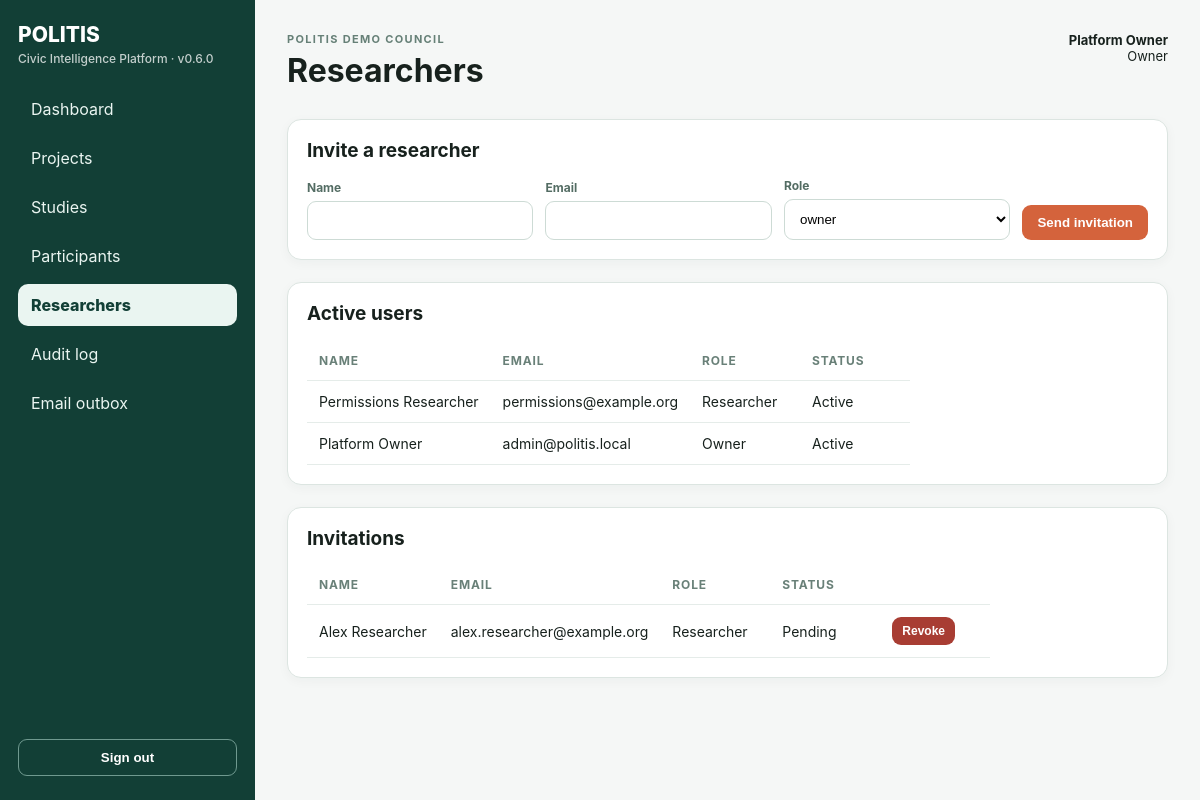
The app's page /researchers (signed in) with its own data.
### app/models.py (models this page shows)
class Organisation(Base):
    __tablename__ = "organisations"
    id: Mapped[int] = mapped_column(primary_key=True)
    name: Mapped[str] = mapped_column(String(200), unique=True)
    slug: Mapped[str] = mapped_column(String(100), unique=True)
    created_at: Mapped[datetime] = mapped_column(DateTime(timezone=True), default=utcnow)
    users: Mapped[list[User]] = relationship(back_populates="organisation")

class User(Base):
    __tablename__ = "users"
    __table_args__ = (UniqueConstraint("organisation_id", "email"),)
    id: Mapped[int] = mapped_column(primary_key=True)
    organisation_id: Mapped[int] = mapped_column(ForeignKey("organisations.id"), index=True)
    name: Mapped[str] = mapped_column(String(120))
    email: Mapped[str] = mapped_column(String(255), index=True)
    password_hash: Mapped[str | None] = mapped_column(String(255), nullable=True)
    external_provider: Mapped[str | None] = mapped_column(String(40), nullable=True, index=True)
    external_subject: Mapped[str | None] = mapped_column(String(255), nullable=True, index=True)
    last_login_at: Mapped[datetime | None] = mapped_column(DateTime(timezone=True), nullable=True)
    role: Mapped[str] = mapped_column(String(30), default=Role.researcher.value)
    is_active: Mapped[bool] = mapped_column(Boolean, default=True)
    created_at: Mapped[datetime] = mapped_column(DateTime(timezone=True), default=utcnow)
    organisation: Mapped[Organisation] = relationship(back_populates="users")

class Invitation(Base):
    __tablename__ = "invitations"
    id: Mapped[int] = mapped_column(primary_key=True)
    organisation_id: Mapped[int] = mapped_column(ForeignKey("organisations.id"), index=True)
    email: Mapped[str] = mapped_column(String(255))
    name: Mapped[str] = mapped_column(String(120))
    role: Mapped[str] = mapped_column(String(30))
    token_hash: Mapped[str] = mapped_column(String(255), unique=True)
    expires_at: Mapped[datetime] = mapped_column(DateTime(timezone=True))
    accepted_at: Mapped[datetime | None] = mapped_column(DateTime(timezone=True), nullable=True)
    revoked_at: Mapped[datetime | None] = mapped_column(DateTime(timezone=True), nullable=True)
    invited_by_id: Mapped[int] = mapped_column(ForeignKey("users.id"))
    created_at: Mapped[datetime] = mapped_column(DateTime(timezone=True), default=utcnow)

### app/main.py (the view)
@app.get("/researchers",response_class=HTMLResponse)
def researchers(request:Request,u=Depends(roles("owner","admin")),db:Session=Depends(get_db)):
    users=db.scalars(select(User).where(User.organisation_id==u.organisation_id).order_by(User.name)).all(); invs=db.scalars(select(Invitation).where(Invitation.organisation_id==u.organisation_id).order_by(Invitation.created_at.desc())).all(); return render(request,"researchers.html",user=u,users=users,invitations=invs,roles=[x.value for x in Role])

### app/templates/researchers.html
{% extends "base.html" %}{% block title %}Researchers{% endblock %}{% block content %}<div class="card"><h2>Invite a researcher</h2><form method="post" action="/researchers/invite" class="row"><div class="field"><label>Name</label><input name="name" required></div><div class="field"><label>Email</label><input name="email" type="email" required></div><div class="field"><label>Role</label><select name="role">{% for r in roles %}<option>{{ r }}</option>{% endfor %}</select></div><button>Send invitation</button></form></div><div class="section card"><h2>Active users</h2><table class="table"><thead><tr><th>Name</th><th>Email</th><th>Role</th><th>Status</th></tr></thead><tbody>{% for x in users %}<tr><td>{{ x.name }}</td><td>{{ x.email }}</td><td>{{ x.role|title }}</td><td>{{ 'Active' if x.is_active else 'Disabled' }}</td></tr>{% endfor %}</tbody></table></div><div class="section card"><h2>Invitations</h2><table class="table"><thead><tr><th>Name</th><th>Email</th><th>Role</th><th>Status</th><th></th></tr></thead><tbody>{% for i in invitations %}<tr><td>{{ i.name }}</td><td>{{ i.email }}</td><td>{{ i.role|title }}</td><td>{% if i.accepted_at %}Accepted{% elif i.revoked_at %}Revoked{% else %}Pending{% endif %}</td><td>{% if not i.accepted_at and not i.revoked_at %}<form method="post" action="/invitations/{{ i.id }}/revoke"><button class="mini danger" data-confirm="Revoke this invitation?">Revoke</button></form>{% endif %}</td></tr>{% else %}<tr><td colspan="5" class="empty">No invitations sent.</td></tr>{% endfor %}</tbody></table></div>{% endblock %}

### app/templates/base.html (shortened to what this page needs)
<!doctype html>
<html lang="en">
<head>
  <link rel="stylesheet" href="/static/app.css">
</head>
<body>
{% if user %}
<div class="shell">
  <aside class="sidebar">
    <div class="brand">POLITIS<small>Civic Intelligence Platform · v{{ version }}</small></div>
    <nav class="nav" aria-label="Primary navigation">
      <a class="{% if request.url.path == '/' %}active{% endif %}" href="/">Dashboard</a>
      <a class="{% if request.url.path.startswith('/projects') %}active{% endif %}" href="/projects">Projects</a>
      <a class="{% if request.url.path.startswith('/studies') %}active{% endif %}" href="/studies">Studies</a>
      <a class="{% if request.url.path.startswith('/participants') %}active{% endif %}" href="/participants">Participants</a>
      {% if user.role in ['owner','admin'] %}
      <a class="{% if request.url.path.startswith('/researchers') %}active{% endif %}" href="/researchers">Researchers</a>
      <a class="{% if request.url.path.startswith('/audit') %}active{% endif %}" href="/audit">Audit log</a>
      <a class="{% if request.url.path.startswith('/outbox') %}active{% endif %}" href="/outbox">Email outbox</a>
      {% endif %}
    </nav>
    <form method="post" action="/logout"><button class="ghost" type="submit">Sign out</button></form>
  </aside>
  <main class="main" id="main-content" tabindex="-1">
    <div class="top">
      <div><div class="eyebrow">{{ user.organisation.name }}</div><h1>{% block title %}{% endblock %}</h1></div>
      <div class="userbox"><strong>{{ user.name }}</strong><br>{{ user.role|title }}</div>
    </div>
    {% block content %}{% endblock %}
  </main>
</div>
{% else %}
{% block public %}{% endblock %}
{% endif %}
</body>
</html>

### app/static/app.css (style rules this page uses)
* { box-sizing:border-box }
body { margin:0;font-family:Inter,ui-sans-serif,system-ui,-apple-system,BlinkMacSystemFont,"Segoe UI",sans-serif;background:#f5f7f6;color:#17211d }
a { color:inherit }
.shell { display:grid;grid-template-columns:255px 1fr;min-height:100vh }
.sidebar { background:#123f36;color:white;padding:24px 18px;display:flex;flex-direction:column;gap:22px }
.brand { font-weight:800;font-size:21px;line-height:1.05 }
.brand small { display:block;font-weight:500;opacity:.75;font-size:12px;margin-top:7px }
.nav { display:grid;gap:7px }
.nav a { padding:11px 13px;text-decoration:none;border-radius:10px;color:#eaf5f1 }
.sidebar form { margin-top:auto }
.ghost { background:transparent;border:1px solid #6f998f;color:white;width:100% }
.main { padding:32px;max-width:1400px;width:100% }
.top { display:flex;justify-content:space-between;align-items:flex-start;margin-bottom:24px }
.eyebrow { text-transform:uppercase;letter-spacing:.12em;font-size:11px;color:#668077;font-weight:700 }
.top h1 { margin:5px 0 }
.userbox { text-align:right;font-size:13px }
.card { background:white;border:1px solid #dce5e1;border-radius:14px;padding:19px;box-shadow:0 3px 12px rgba(20,50,40,.04) }
.table { width:100%;border-collapse:collapse }
.table th,.table td { padding:12px;border-bottom:1px solid #e5ece9;text-align:left;font-size:14px }
.table th { font-size:12px;text-transform:uppercase;letter-spacing:.07em;color:#698078 }
.row { display:flex;gap:12px;align-items:end;flex-wrap:wrap }
.field { display:grid;gap:6px;min-width:180px;flex:1 }
.field label { font-size:12px;font-weight:700;color:#536c63 }
.field input,.field select,.field textarea { width:100%;padding:11px;border:1px solid #cddbd5;border-radius:9px;background:white }
.btn,button { display:inline-block;border:0;border-radius:9px;background:#d4633c;color:white;padding:10px 15px;font-weight:700;cursor:pointer;text-decoration:none }
.section { margin-top:22px }
.mini { padding:7px 10px;font-size:12px }
.danger { background:#a83d33 }
.active,.granted { background:#dff4e8;color:#16603b }
h2 { margin-top:0;font-size:19px }
.nav a.active { background:#eaf5f1;color:#123f36;font-weight:800 }
.table { display:block;overflow-x:auto;white-space:nowrap }
.table td { white-space:normal;min-width:110px }

### records on screen
Organisation: organisation.name "POLITIS DEMO COUNCIL"
User: name "Platform Owner", role "Owner", email "admin@politis.local", is_active "Active"
User: name "Permissions Researcher", email "permissions@example.org", role "Researcher", is_active "Active"
Invitation: name "Alex Researcher", email "alex.researcher@example.org", role "Researcher", shows "Pending"

### other values on screen
{{ version }} "0.6.0"
form field role "owner"
